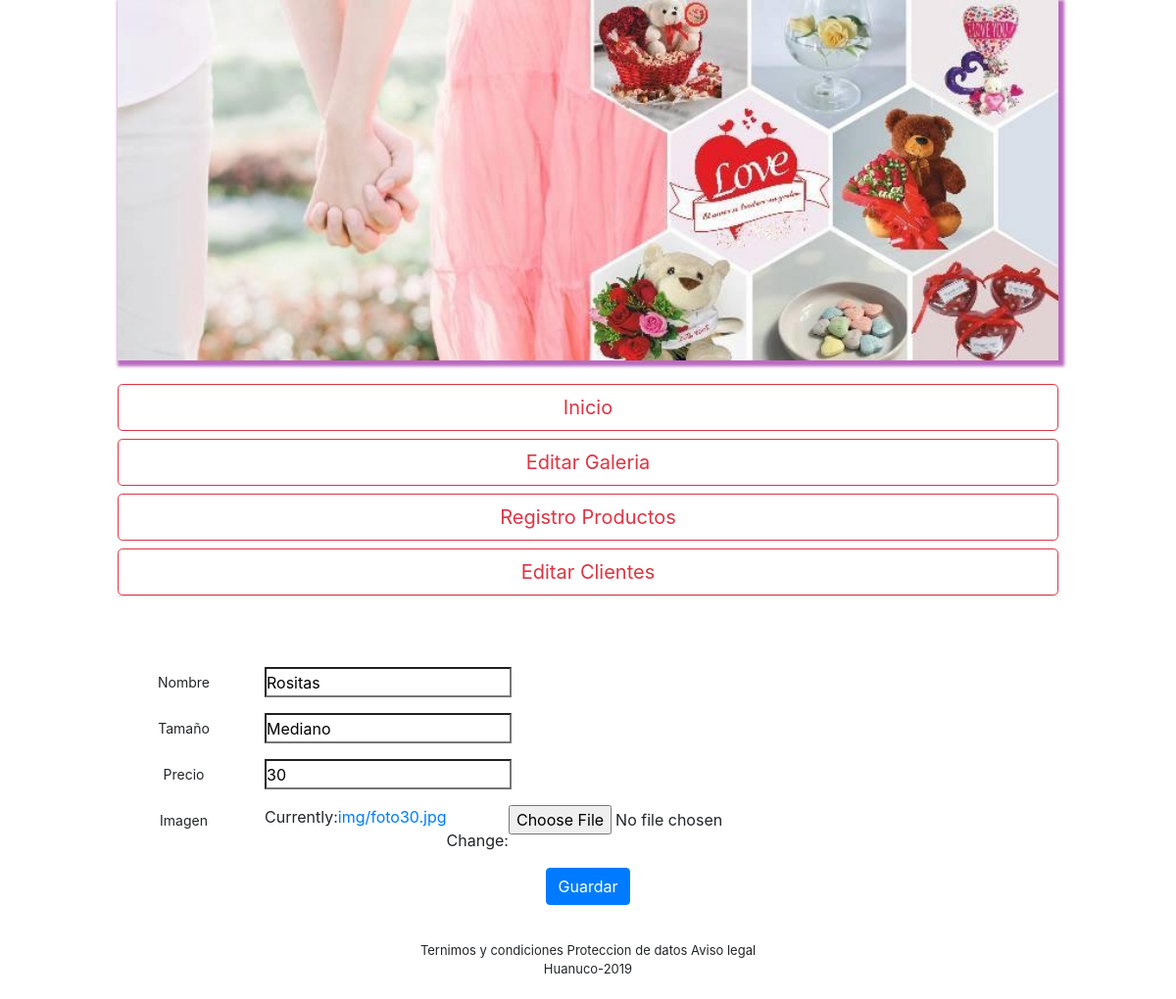
Screenshot of /editar_pro/17 with the database file from the repository.
### tienda/models.py (models this page shows, shortened)
class Producto(models.Model):
	id_producto = models.AutoField(primary_key = True)
	nombre = models.CharField(max_length = 30)
	tamaño = models.CharField(max_length = 30)
	precio = models.IntegerField()
	imagen = models.ImageField(upload_to = 'img')

### tienda/views.py (the view)
# urls.py: path('editar_pro/<int:id>', views.editar_pro, name= 'editar_pro'),
def editar_pro(request, id):
	producto = Producto.objects.get(id_producto=id)
	if request.method == 'GET':
		form = ProductoForm(instance=producto)
	else:
		form = ProductoForm(request.POST, instance=producto)
		if form.is_valid():
			form.save()
			return redirect('mostrar_pro')
	return render(request, 'registro_pro.html',{'form2':form})

### tienda/forms.py
class ProductoForm(forms.ModelForm):
	class Meta:
		model = Producto
		exclude =['id_producto']

### tienda/templates/registro_pro.html (shortened to what this page needs)
{% extends 'base.html' %}
{% block nav %}
<nav>
  	<div class="nav nav-tabs" id="nav-tab" role="tablist">
    	<a class="btn btn-outline-danger btn-lg btn-block" id="nav-home-tab" data-toggle="tab" href="/index2" role="tab" aria-controls="nav-home" aria-selected="true">Inicio</a>
    	<a class="btn btn-outline-danger btn-lg btn-block" id="nav-profile-tab" data-toggle="tab" href="/galeria_edit" role="tab" aria-controls="nav-profile" aria-selected="false">Editar Galeria</a>
    	<a class="btn btn-outline-danger btn-lg btn-block" id="nav-contact-tab" data-toggle="tab" href="/registro_pro" role="tab" aria-controls="nav-contact" aria-selected="false">Registro Productos</a>
      <a class="btn btn-outline-danger btn-lg btn-block" id="nav-contact-tab" data-toggle="tab" href="/cliente_edit" role="tab" aria-controls="nav-contact" aria-selected="false">Editar Clientes</a>
  	</div>
</nav>
<br>
{% endblock %}
{% block content %}
<br>
<br>
<form method="post" enctype="multipart/form-data">
<center>
<div class="form-group" >
<div class="form-group row">
	<label for="colFormLabelSm" class="col-sm-2 col-form-label col-form-label-sm">Nombre</label>
	{{ form2.nombre }}
</div>
<div class="form-group row">
	<label for="colFormLabelSm" class="col-sm-2 col-form-label col-form-label-sm">Tamaño</label>
	{{ form2.tamaño }}
</div>
<div class="form-group row">
	<label for="colFormLabelSm" class="col-sm-2 col-form-label col-form-label-sm">Precio</label>
	{{ form2.precio }}
</div>
<div class="form-group row">
	<label for="colFormLabelSm" class="col-sm-2 col-form-label col-form-label-sm">Imagen</label>
	{{ form2.imagen }}
</div>
<button class="btn btn-primary" type="submit">Guardar</button>
</div>
</center>
</form>
{% endblock %}

### static/css/estilo.css (style rules this page uses)
* { background:#fff; padding: 0px; margin: 0px; }
body { width: 80%; background: #fff; max-width: 1000px; margin: auto; }

### rows the page displays
Producto: nombre "Rositas", tamaño "Mediano", precio "30"
